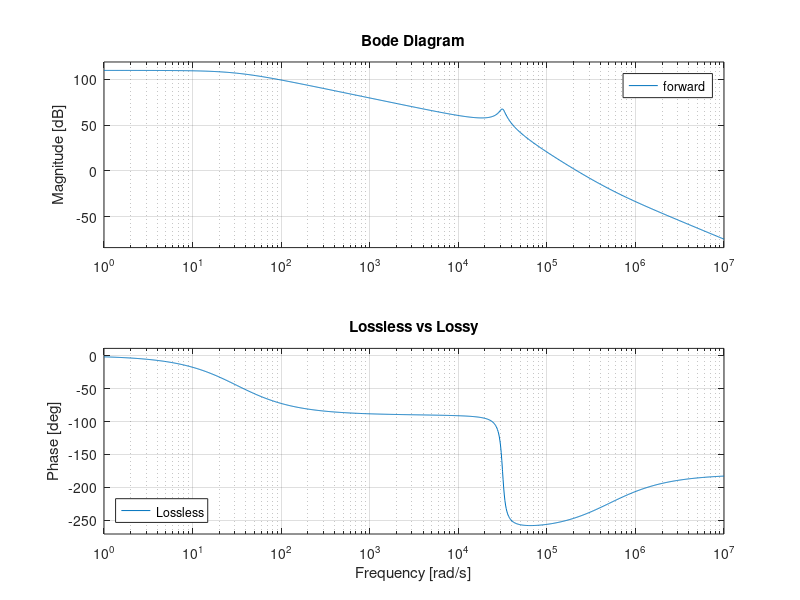

Reproduce this figure in MATLAB. (Note: this script raises an error after producing the figure.)
s = tf('s');
% opamp model
A = 300e3;
GBW = 1.5e6; %MHz
wp = 2*pi*(GBW/A);
H = A/(1+s/wp);
%H = A;

VM = 10;
% loop gain, without feedback factor
Vin = 10;
L = 10e-6;
C = 100e-6;
R = 1e5;
Q = R*sqrt(C/L);
wn = 1/sqrt(L*C);
Gvd = tf([Vin], [1/(wn^2), 1/(Q*wn), 1]);

% non-ideal LC
RL = 2e-2;
RC = 2e-2;
Gvd2 = Vin*tf([C*RC, 1], [L*C*(R+RC)/R, L/R+RC*C+RL*C+RL*RC*C/R, 1+RL/R]);
%bode(Gvd2);

forward = H*Gvd2/VM;
f = logspace(1,5,100);
v = bode(forward, 2*pi*f);
%loglog(f, v(:,:));
grid on;
xlabel('Freq Hz');
ylabel('Fwd');

%rlocus(forward, [0.5, 1]);
hold on;
bode(H*Gvd/VM)
bode(forward)
title('Lossless vs Lossy');
legend({'Lossless','Lossy'},'Location','southwest')
%bode(Gvd)
grid on;

%%
fprintf("\nCalculating Filter Component Values\n");
fprintf("-----------------------------------\n");
% crossover freq
wcross = wn * 4;
fprintf("f_cross: %f, f_filter: %f\n", wcross/(2*pi), wn/(2*pi));

wz1 = wn*0.1; % set first zero
%wz1 = 1/(R1C3)
R1 = 27e3; % arbitrary
C3 = 1/(R1*wz1); 

wp1 = wcross; % set first pole
R3 = 1/(C3*wp1);

% set compensator gain
H_compcross = 1/abs(evalfr(Gvd2,wcross)/VM)
R2 = (R1*R3/(R1+R3))*H_compcross;

% set second zero
wz0 = wn*0.3;
C2 = 1/(R2*wz0);

% set second pole
wp0 = wcross*10;
C1 = 1/(R2*wp0);

fprintf("R1: %f, R2: %d, R3: %d, \nC1: %d, C2: %d, C3: %d\n", R1, R2, R3, C1, C2, C3);

beta = R1*R3*C1*s*(s+(C1+C2)/(C1*C2*R2))*(s+1/(R3*C3))/((R1+R3)*(s+1/(R2*C2))*(s+1/((R1+R3)*C3)));
hold on;
%bode(beta)
Hcomp = H/(1+H*beta);
% compare closed loop vs 1/beta
bode(Hcomp)
bode(1/beta)
grid on;
title('Closed Loop vs 1/beta');
legend({'Closed Loop Form','1/beta'},'Location','northwest')
%%
% delay
hold on;
%bode(Hcomp*Gvd/VM);
bode(Hcomp*Gvd2/VM);
% 400kHz equivalent since dual slope from the triangle
delay = tf(1,1,'InputDelay',1/(400e3));
bode(Hcomp*Gvd2*delay/VM,{1,200000});
grid on;
title('No delay vs w/delay');
legend({'No delay','w/Delay'},'Location','northwest')
